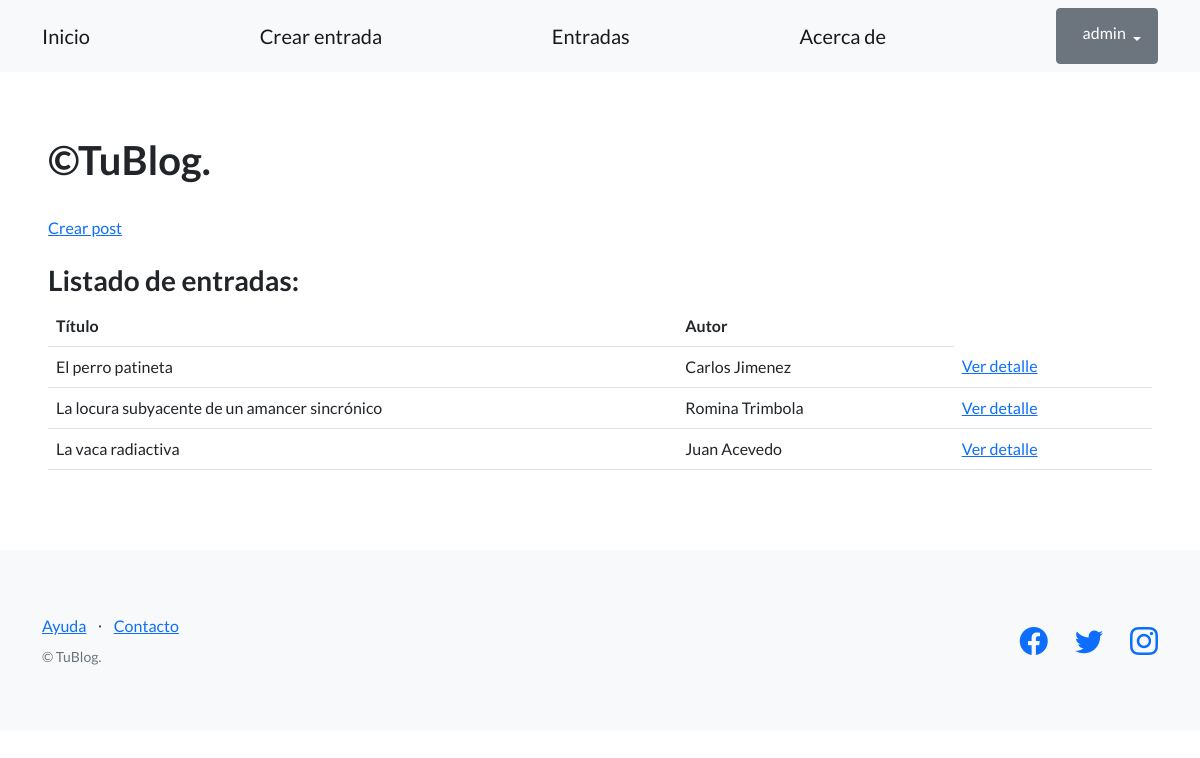
The page /entradas/ (signed in) on the database its author committed.
### control_blog/models.py (models this page shows, shortened)
class Entrada(models.Model):
    titulo = models.CharField(max_length=64, default="ValorPredeterminado")
    autor = models.CharField(max_length=100)
    cuerpo = models.TextField(blank=True)
    fecha_publicacion = models.DateField(auto_now_add=True)
    creador = models.ForeignKey(User, on_delete=models.SET_NULL, null=True)

### blog/views.py (the view)
# urls.py: path("entradas/", listado_entradas, name="entradas"),
def listado_entradas(request):
    contexto = {
        "entrada": Entrada.objects.all(),
    }
    http_response = render(
        request=request,
        template_name='entradas.html',
        context=contexto,
    )
    return http_response

### templates_base/entradas.html (shortened to what this page needs)
{% extends "base.html"%}  {%block contenido %}
<h1>&copy;TuBlog.</h1>
<br />
<a href="{% url 'crear_post'%}">Crear post</a>
<br /><br />
<h3>Listado de entradas:</h3>
<table class="table">
  <tbody>
    <tr>
      <th>Título</th>
      <th>Autor</th>
      <th></th>
    </tr>
    {% for entradas in entrada %}
    <tr>
      <td>{{ entradas.titulo }}</td>
      <td>{{entradas.autor}}</td>
      <td>
      </td>
      <td>
        <a href="{% url 'ver_entrada' titulo=entradas.titulo%}">Ver detalle</a>
      </td>
      <td>
      </td>
    </tr>
    {% endfor %}
  </tbody>
</table>
{%endblock contenido%}

### templates_base/base.html (shortened to what this page needs)
{% load static %}
<!DOCTYPE html>
<html lang="en">
  <head>
    <link
      href="https://cdn.jsdelivr.net/npm/bootstrap-icons@1.5.0/font/bootstrap-icons.css"
      rel="stylesheet"
      type="text/css"
    />
    <link href="{% static 'css/styles.css' %}" rel="stylesheet" />
  </head>
  <body>
    <nav class="navbar navbar-light bg-light static-top">
      <div class="container">
        <a class="navbar-brand" href="{% url 'inicio' %}">Inicio</a>
        <a class="navbar-brand" href="{% url 'crear_post'%}">Crear entrada</a>
        <a class="navbar-brand" href="{% url 'entradas' %}">Entradas</a>
        <a class="navbar-brand" href="{% url 'acerca_de'%}">Acerca de</a>
        {% if user.is_authenticated %}
        <div class="dropdown">
          <button
            class="btn btn-secondary dropdown-toggle"
            type="button"
            id="dropdownMenuButton1"
            data-bs-toggle="dropdown"
            aria-expanded="false"
          >
            <div style="display: inline-flex">
              <span>{{ user.username }}</span>
            </div>
          </button>
        </div>
        {% else %}
        <a class="btn btn-primary" href="{% url 'login'%}">Inicio sesión</a>
        <a class="btn btn-success" href="{% url 'registro'%}">Registro</a>
        {% endif %}
      </div>
    </nav>
    <section style="padding: 4rem 3rem">
      {% block contenido %} {% endblock contenido %}
    </section>
    <footer class="footer bg-light">
      <div class="container">
        <div class="row">
          <div class="col-lg-6 h-100 text-center text-lg-start my-auto">
            <ul class="list-inline mb-2">
              <li class="list-inline-item"><a href="#!">Ayuda</a></li>
              <li class="list-inline-item">⋅</li>
              <li class="list-inline-item"><a href="#!">Contacto</a></li>
            </ul>
            <p class="text-muted small mb-4 mb-lg-0">&copy; TuBlog.</p>
          </div>
          <div class="col-lg-6 h-100 text-center text-lg-end my-auto">
            <ul class="list-inline mb-0">
              <li class="list-inline-item me-4">
                <a href="https://www.facebook.com/Tublog"
                  ><i class="bi-facebook fs-3"></i
                ></a>
              </li>
              <li class="list-inline-item me-4">
                <a href="https://twitter.com/TuBlog"
                  ><i class="bi-twitter fs-3"></i
                ></a>
              </li>
              <li class="list-inline-item">
                <a href="https://www.instagram.com/Tublog"
                  ><i class="bi-instagram fs-3"></i
                ></a>
              </li>
            </ul>
          </div>
        </div>
      </div>
    </footer>
  </body>
</html>

### rows shown on the page
Entrada: titulo "El perro patineta", autor "Carlos Jimenez"
Entrada: titulo "La locura subyacente de un amancer sincrónico", autor "Romina Trimbola"
Entrada: titulo "La vaca radiactiva", autor "Juan Acevedo"

### other values the page prints
{{ user.username }} "admin"
